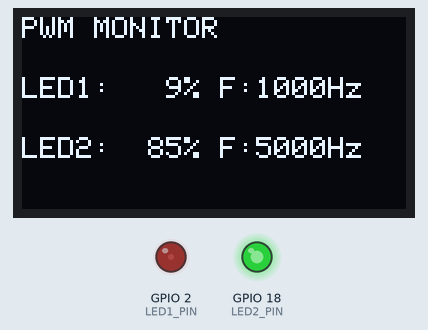
Bench run of a program on a simulated ESP32. Parts: 128×64 one-colour display, output pins drawn as LEDs (lit = HIGH). What the program prints to the serial monitor is not drawn.

Above: at 0.48 s.
At 10.09 s:
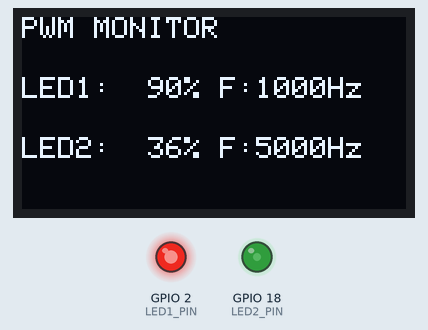
At 20.01 s:
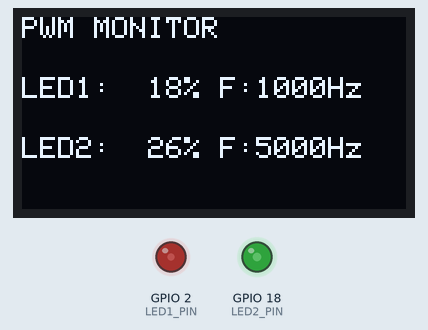
At 39.83 s:
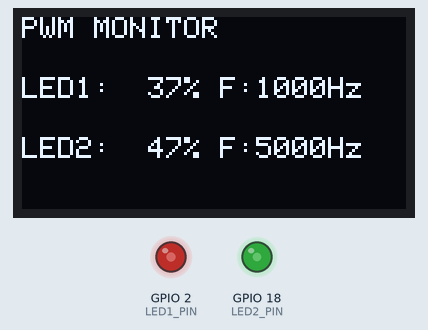
Timing chart, 0 to 40.0 s (numbered marks = the images above):
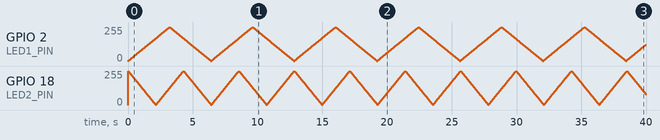

The program:

main.cpp
```cpp
#include <Arduino.h>
#include <Wire.h>
#include <Adafruit_GFX.h>
#include <Adafruit_SSD1306.h>

// Create the OLED display object
Adafruit_SSD1306 display(128, 64, &Wire, -1);

unsigned long lastOled = 0;  // Stores the last OLED update time

// Pins for both LEDs
#define LED1_PIN 2
#define LED2_PIN 18

// PWM frequencies for both LEDs
#define LED1_FREQ 1000
#define LED2_FREQ 5000

// PWM resolution is 10 bits, so duty ranges from 0 to 1023
#define PWM_RES 10

// Different channels allow different PWM frequencies
#define LED1_CH 0
#define LED2_CH 2

const int MAX_DUTY = (1 << PWM_RES) - 1;  // Maximum duty value: 1023

// Initial duty values of both LEDs
int duty1 = 0;          // LED1 starts off
int duty2 = MAX_DUTY;   // LED2 starts fully on

// Controls the fading speed and direction
int step1 = 4;
int step2 = -6;

unsigned long lastStep = 0;  // Stores the last fading update time

// Sends the duty value to the selected PWM channel
void writeDuty(int ch, int duty) {
  ledcWrite(ch, duty);
}

void setup() {
  Serial.begin(115200);  // Start serial communication

  // Start I2C communication for the OLED
  Wire.begin(21, 22);  // SDA = GPIO21, SCL = GPIO22

  // Initialize the OLED display
  if (!display.begin(SSD1306_SWITCHCAPVCC, 0x3C)) {
    Serial.println("OLED not found");
  }

  display.setTextColor(SSD1306_WHITE);

  // Configure PWM for LED1
  ledcSetup(LED1_CH, LED1_FREQ, PWM_RES);
  ledcAttachPin(LED1_PIN, LED1_CH);

  // Configure PWM for LED2
  ledcSetup(LED2_CH, LED2_FREQ, PWM_RES);
  ledcAttachPin(LED2_PIN, LED2_CH);

  // Print the ESP32 Arduino core version
  Serial.printf("Arduino-ESP32 core: %d.%d.%d\n",
                ESP_ARDUINO_VERSION_MAJOR,
                ESP_ARDUINO_VERSION_MINOR,
                ESP_ARDUINO_VERSION_PATCH);

  // Print the actual PWM frequencies
  Serial.printf("LED1 freq: %u Hz\n", (unsigned)ledcReadFreq(LED1_CH));
  Serial.printf("LED2 freq: %u Hz\n", (unsigned)ledcReadFreq(LED2_CH));
}

void loop() {
  // Update LED brightness every 10 milliseconds
  if (millis() - lastStep >= 10) {
    lastStep = millis();

    // Increase or decrease LED1 brightness
    duty1 += step1;

    // Reverse direction when maximum brightness is reached
    if (duty1 >= MAX_DUTY) {
      duty1 = MAX_DUTY;
      step1 = -step1;
    }

    // Reverse direction when minimum brightness is reached
    if (duty1 <= 0) {
      duty1 = 0;
      step1 = -step1;
    }

    // Increase or decrease LED2 brightness
    duty2 += step2;

    // Reverse direction at maximum brightness
    if (duty2 >= MAX_DUTY) {
      duty2 = MAX_DUTY;
      step2 = -step2;
    }

    // Reverse direction at minimum brightness
    if (duty2 <= 0) {
      duty2 = 0;
      step2 = -step2;
    }

    // Apply the new brightness values to both LEDs
    writeDuty(LED1_CH, duty1);
    writeDuty(LED2_CH, duty2);
  }

  // Update the OLED every 100 milliseconds
  if (millis() - lastOled >= 100) {
    lastOled = millis();

    display.clearDisplay();  // Clear the previous display
    display.setTextSize(1);

    // Display the heading
    display.setCursor(0, 0);
    display.println("PWM MONITOR");

    // Convert LED1 duty value into a percentage
    display.setCursor(0, 20);
    display.printf("LED1: %3d%% F:%dHz",
                   duty1 * 100 / MAX_DUTY, LED1_FREQ);

    // Convert LED2 duty value into a percentage
    display.setCursor(0, 40);
    display.printf("LED2: %3d%% F:%dHz",
                   duty2 * 100 / MAX_DUTY, LED2_FREQ);

    display.display();  // Show the updated information on the OLED
  }
}
```
